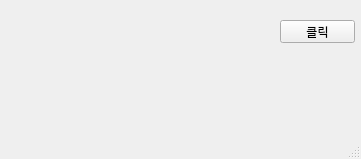
<?xml version="1.0" encoding="UTF-8"?>
<ui version="4.0">
 <class>MainWindow</class>
 <widget class="QMainWindow" name="MainWindow">
  <property name="geometry">
   <rect>
    <x>0</x>
    <y>0</y>
    <width>361</width>
    <height>159</height>
   </rect>
  </property>
  <property name="windowTitle">
   <string>MainWindow</string>
  </property>
  <widget class="QWidget" name="centralwidget">
   <widget class="QPushButton" name="pushButton">
    <property name="geometry">
     <rect>
      <x>280</x>
      <y>20</y>
      <width>75</width>
      <height>23</height>
     </rect>
    </property>
    <property name="text">
     <string>클릭</string>
    </property>
   </widget>
   <widget class="QLabel" name="label">
    <property name="geometry">
     <rect>
      <x>30</x>
      <y>30</y>
      <width>56</width>
      <height>12</height>
     </rect>
    </property>
    <property name="text">
     <string/>
    </property>
   </widget>
  </widget>
  <widget class="QMenuBar" name="menubar">
   <property name="geometry">
    <rect>
     <x>0</x>
     <y>0</y>
     <width>361</width>
     <height>21</height>
    </rect>
   </property>
  </widget>
  <widget class="QStatusBar" name="statusbar"/>
 </widget>
 <resources/>
 <connections/>
</ui>
